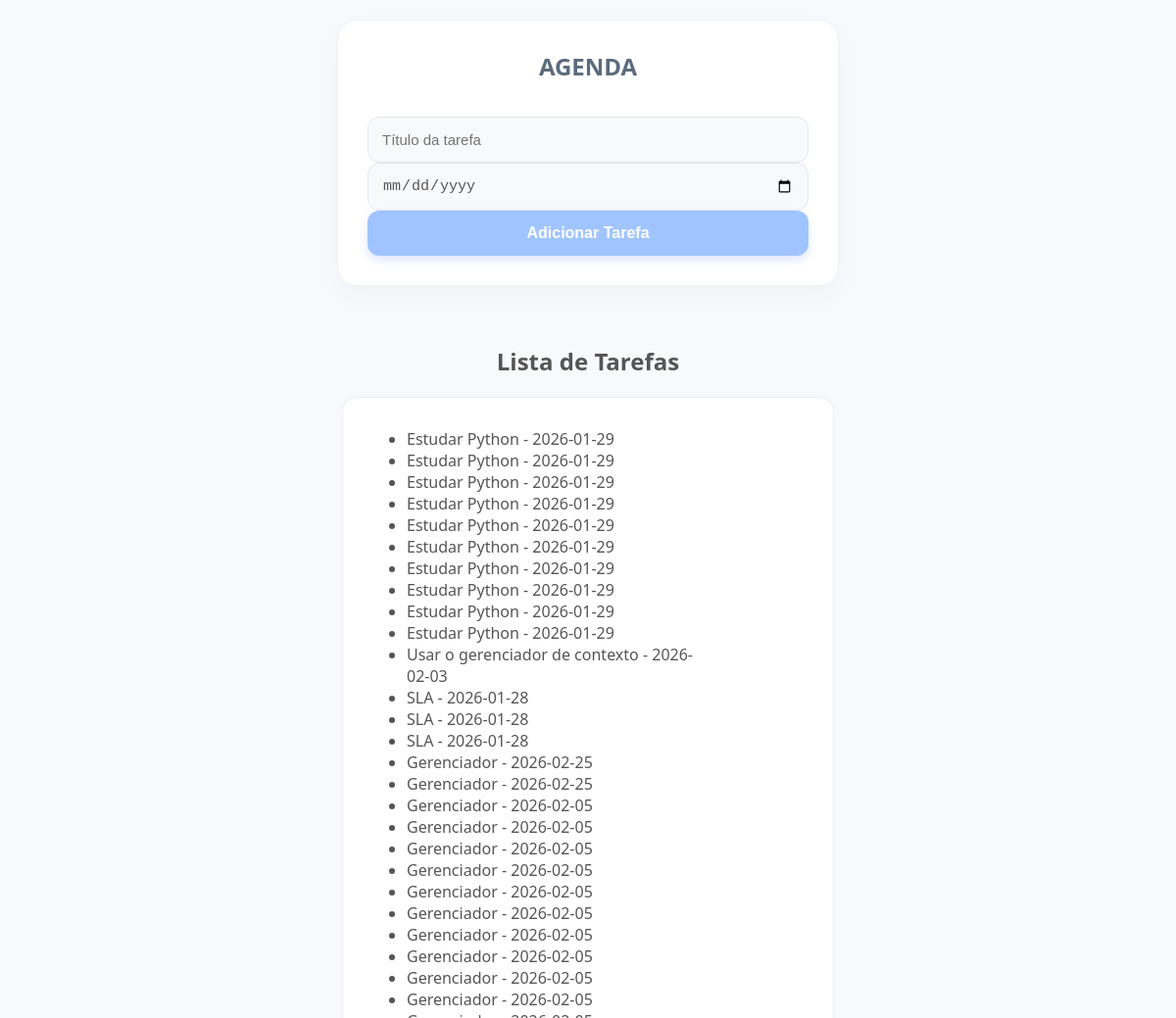
Page /agenda (upper part) on the earlier database version.
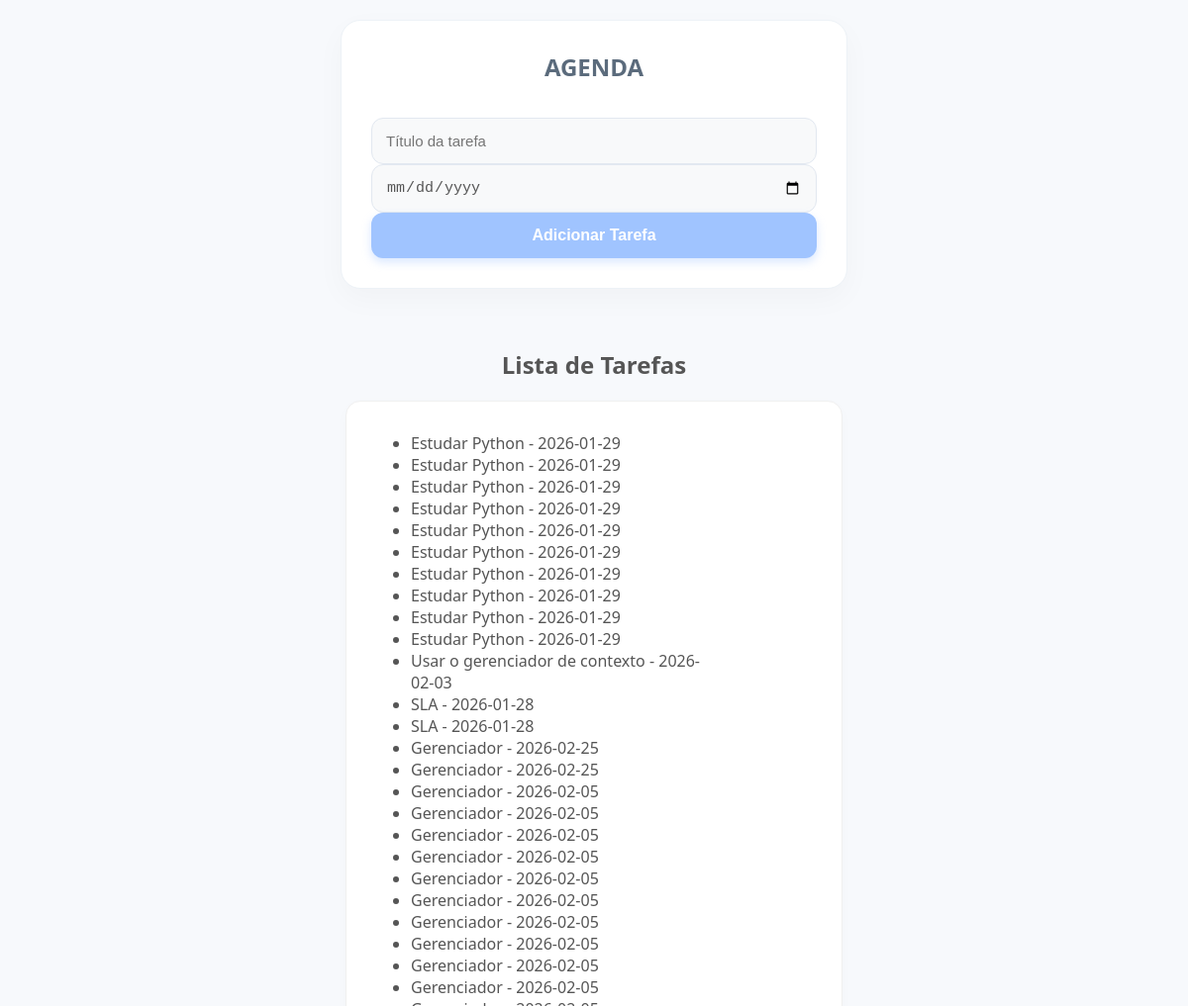
Same page on the later database version.
### tables this page shows
CREATE TABLE tarefas (
               id INTEGER PRIMARY KEY AUTOINCREMENT,
               titulo_tarefa TEXT NOT NULL,
               data_conclusao TEXT);

### app.py (the view)
@app.route('/agenda', methods=['GET','POST'])
def agenda():
    tarefas = None
    if request.method == 'POST':
        titulo_tarefa = request.form['titulo-tarefa']
        data_conclusao = request.form['data-conclusao']
        tarefa = Tarefa(titulo_tarefa, data_conclusao)
        tarefa.salvar_tarefa()
    tarefas = Tarefa.obter_tarefas()
    return render_template('agenda.html', titulo='Agenda', tarefas=tarefas)

### models/database.py (called while the page is built)
    def executar(self, query: str, params: tuple = ()) -> Cursor:
        self.cursor.execute(query, params)
        self.connection.commit()
        return self.cursor

    def buscar_tudo(self, query: str, params: tuple = ()) -> list[Any]:
        self.cursor.execute(query, params)
        return self.cursor.fetchall()

    def close(self) -> None:
        self.connection.close()

    def __enter__(self) -> Self:
        return self

    def __exit__(self, exc_type: Optional[type[BaseException]],
                 exc_value: Optional[BaseException],
                 tb:Optional[TracebackType]) -> None:
        if exc_type is not None:
            print(f"Ocorreu um erro: {exc_value}")
            print (f"Tipo do erro: {exc_type.__name__}")
            print(f'mensagem de erro: {exc_value}')
            print(f"Traceback completo:")
            traceback.print_tb(tb)
        self.close()

### models/tarefa.py (called while the page is built)
    @classmethod
    def obter_tarefas(cls) -> list[Self]:
        with Database('./data/tarefas.sqlite3') as db:
            query: str = 'SELECT titulo_tarefa, data_conclusao FROM tarefas;'
            resultados: list[Any] = db.buscar_tudo(query)
            tarefas: list[Any] = [cls(titulo, data) for titulo, data in resultados]
            return tarefas

### templates/agenda.html (shortened to what this page needs)
{% extends "base.html" %}
{% block content %}
<div class="form-card">
    <h2 class="titulo-card">AGENDA</h2>
     <form method="POST">
         <input type="text" name="titulo-tarefa"
        id="titulo-tarefa" placeholder="Título da tarefa"
         required>
         <input type="date" name="data-conclusao"
         id="data-conclusao">
        <button type="submit">Adicionar Tarefa</button>
   </form>
</div>
<h2>Lista de Tarefas</h2>
<div class="tarefa-card">
{% if tarefas %}
     <ul>
     {%for tarefa in tarefas%}
         <li>{{ tarefa.titulo_tarefa }} - {{ tarefa.data_conclusao }}</li>
        {% endfor %}
    </ul>
{% else %}
        <p>Nem uma tarefa cadastrada</p>
{% endif %}
</div>
{% endblock %}

### templates/base.html (shortened to what this page needs)
<!DOCTYPE html>
<html lang="pt-br">
<head>
    <link rel="stylesheet" href="{{ url_for('static', filename='style.css') }}">
</head>
<body>
    {% block content %}
    {% endblock %}
</body>
</html>

### static/style.css (style rules this page uses)
body { font-family: 'Segoe UI', Tahoma, Geneva, Verdana, sans-serif; background-color: #f7f9fc; margin: 0; padding: 20px; display: flex; flex-direction: column; align-items: center; color: #555; }
.form-card { background: white; width: 100%; max-width: 450px; padding: 30px; border-radius: 20px; box-shadow: 0 10px 30px rgba(0, 0, 0, 0.03); border: 1px solid #edf2f7; display: flex; flex-direction: column; gap: 15px; margin-bottom: 40px; }
input { width: 100%; padding: 14px; border: 1px solid #e2e8f0; border-radius: 12px; background-color: #f8f9fa; font-size: 15px; color: #555; box-sizing: border-box; outline: none; transition: 0.3s; }
form button { width: 100%; padding: 14px; background-color: #a0c4ff; color: white; font-size: 16px; font-weight: 600; border: none; border-radius: 12px; cursor: pointer; transition: 0.3s; box-shadow: 0 4px 10px rgba(160, 196, 255, 0.4); }
.tarefa-card { background: white; width: 100%; max-width: 450px; padding: 15px 25px; margin-bottom: 15px; border-radius: 15px; border-left: 6px solid #a0c4ff; box-shadow: 0 4px 15px rgba(0, 0, 0, 0.02); border: 1px solid #f0f0f0; display: flex; flex-direction: row; justify-content: space-between; align-items: center; }
.titulo-card { margin: 0 0 20px 0; color: #5b6b7c; font-size: 1.5rem; font-weight: 600; text-align: center; width: 100%; }

Differences in the rows shown:
removed tarefas: titulo_tarefa "SLA", data_conclusao "2026-01-28"
